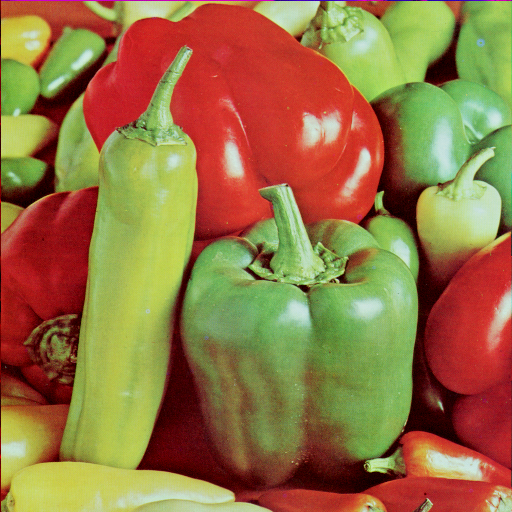
%> input picture PeppersRGB.bmp, 512 x 512 px
$ octave Test_2_2.m   (GNU Octave 9; MATLAB toolbox functions it lacks are replaced by stand-ins)
%> lines starting %> are read from the running program, lines starting %| are printed output that depends on the picture
### RGBtoYCbCr.m
function [YCbCr] = RGBtoYCbCr(imageRGB)
%Receives (input): An image in RGB format (the same format delivered by Matllab function imread).
%Returns (output): A type 'cell' with three containers each corresponding to the image planes Y, Cb y Cr.
imageRGB_normalized = im2double(imageRGB);
Er = imageRGB_normalized(:,:,1);
Eg = imageRGB_normalized(:,:,2);
Eb = imageRGB_normalized(:,:,3);

Ey = 0.299*Er + 0.587*Eg + 0.114*Eb;
Er_Ey =  0.701*Er - 0.587*Eg - 0.114*Eb;
Eb_Ey =  -0.299*Er - 0.587*Eg + 0.886*Eb;

Kb = 0.5/0.886;
Kr = 0.5/0.701;

ECb = Kb*Eb_Ey;
ECr = Kr*Er_Ey;

%Y = im2uint8(219*Ey+16);
%Cb = im2uint8(224*ECb + 128);
%Cr = im2uint8(224*ECr + 128);

Y = uint8(219*Ey+16);
Cb = uint8(224*ECb + 128);
Cr = uint8(224*ECr + 128);
YCbCr = {Y, Cb, Cr};
end

### conv444to422.m
function [YCbCr422] = conv444to422(YCbCr444)
Y = YCbCr444{1};
Cb = YCbCr444{2};
Cr = YCbCr444{3};
[height,width] = size(Y);
Cb = imresize(Cb, [height, width/2], 'nearest');
Cr = imresize(Cr, [height, width/2], 'nearest');
YCbCr422 = {Y, Cb, Cr};
end

### conv422to444.m
function [YCbCr444] = conv422to444(YCbCr422)
Y = YCbCr422{1};
Cb = YCbCr422{2};
Cr = YCbCr422{3};
[height,width] = size(Cr);
Cb = imresize(Cb, [height, width*2], 'nearest');
Cr = imresize(Cr, [height, width*2], 'nearest');

YCbCr444 = {Y, Cb, Cr};
end

### YCbCrtoRGB.m
function [imageRGB] = YCbCrtoRGB(YCbCr)
%Receives (input): A type 'cell' with three containers each corresponding to the image planes Y, Cb y Cr.
%Returns (output): An image in RGB format (size: rows x columns x 3) resulting from the conversion.
Y = YCbCr{1};
Cb = YCbCr{2};
Cr = YCbCr{3};

Ey = (double(Y) -16)/219;
ECb = (double(Cb) - 128)/224;
ECr = (double(Cr) - 128)/224;

Kb = 0.5/0.8886;
Kr = 0.5/0.701;


Eb_Ey = ECb / Kb;
Er_Ey = ECr/ Kr;


Er = Ey + Er_Ey;
Eg = Ey + (-299*Er_Ey-114*Eb_Ey)/587;
Eb = Ey + Eb_Ey;

imageRGB_normalized(:,:,1)= Er;
imageRGB_normalized(:,:,2)= Eg;
imageRGB_normalized(:,:,3)= Eb;

imageRGB = im2uint8(imageRGB_normalized);


end

### conv444to420.m
function [YCbCr420] = conv444to420(YCbCr444)
Y = YCbCr444{1};
Cb = YCbCr444{2};
Cr = YCbCr444{3};
[height,width] = size(Y);
Cb = imresize(Cb, [height/2, width/2], 'nearest');
Cr = imresize(Cr, [height/2, width/2], 'nearest');

YCbCr420 = {Y, Cb, Cr};
end

### conv420to444.m
function [YCbCr444] = conv420to444(YCbCr420)
Y = YCbCr420{1};
Cb = YCbCr420{2};
Cr = YCbCr420{3};

[height,width] = size(Cr);
Cb = imresize(Cb, [height*2, width*2], 'nearest');
Cr = imresize(Cr, [height*2, width*2], 'nearest');

YCbCr444 = {Y, Cb, Cr};
end

### Test_2_2.m
imageRGB = imread('PeppersRGB.bmp');
%> imageRGB is the input picture: size 512x512x3 uint8; mean R, G, B 149.8, 115.6, 66.5
imageYCbCr = RGBtoYCbCr(imageRGB);
%> in RGBtoYCbCr, `Cr = uint8(224*ECr + 128);`:
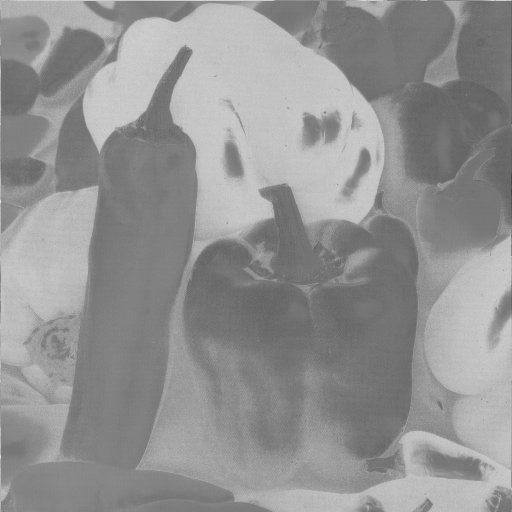
%> Cr: size 512x512 uint8; min 67, max 224, mean 146.5
%> in RGBtoYCbCr, `YCbCr = {Y, Cb, Cr};`: YCbCr = 3 items
%> imageYCbCr = 3 items
imageYCbCr422 = conv444to422(imageYCbCr);
%> in conv444to422, `Cr = imresize(Cr, [height, width/2], 'nearest');`:
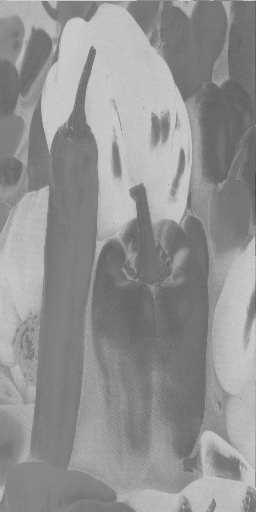
%> Cr: size 512x256 uint8; min 67, max 213, mean 146.5
%> imageYCbCr422 = 3 items
imageYCbCr444 = conv422to444(imageYCbCr422);
%> imageYCbCr444 = 3 items
imageRGBReconstructed = YCbCrtoRGB(imageYCbCr444);
%> in YCbCrtoRGB, `Eg = Ey + (-299*Er_Ey-114*Eb_Ey)/587;`:
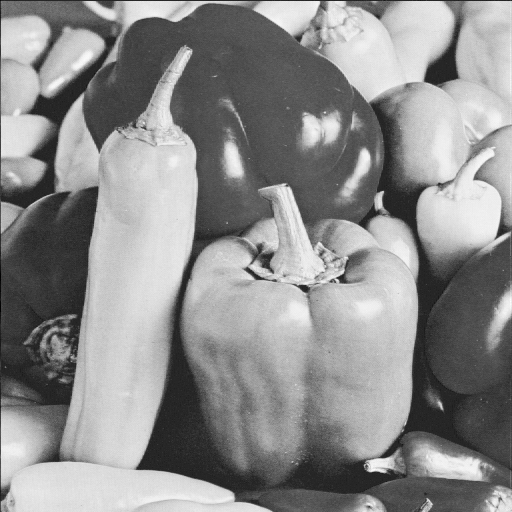
%> Eg: size 512x512 double; min -0.169, max 0.954, mean 0.454; drawn with min black and max white
%> in YCbCrtoRGB, `Eb = Ey + Eb_Ey;`:
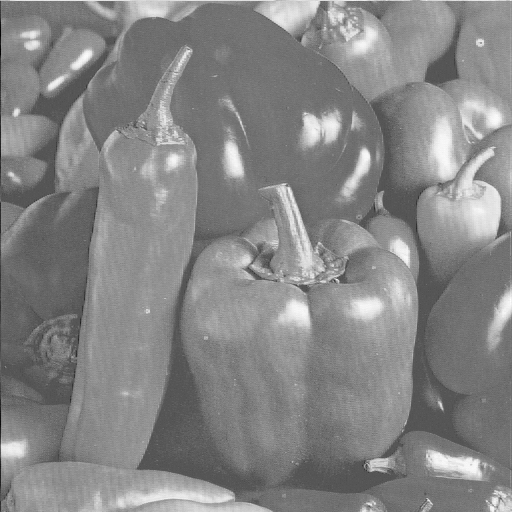
%> Eb: size 512x512 double; min -0.462, max 0.912, mean 0.26; drawn with min black and max white
%> in YCbCrtoRGB, `imageRGB_normalized(:,:,3)= Eb;`:
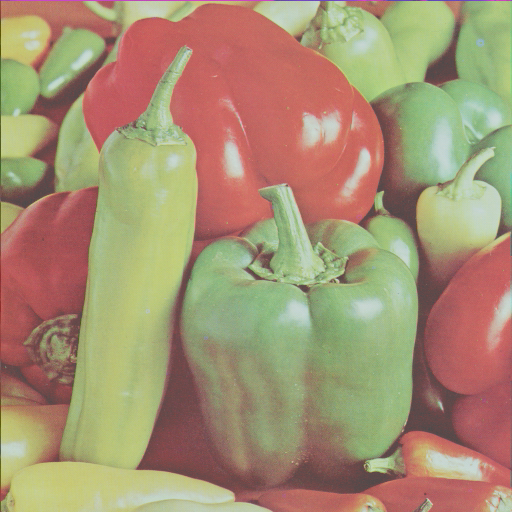
%> imageRGB_normalized: size 512x512x3 double; mean R, G, B 0.587, 0.454, 0.26; drawn with min black and max white
subplot(2,2,1);
imshow(imageRGB);
subplot(2,2,2);
imshow(imageRGBReconstructed);

psnr(imageRGBReconstructed,imageRGB)
%> ans = 32.86


imageYCbCr = RGBtoYCbCr(imageRGB);
imageYCbCr420 = conv444to420(imageYCbCr);
%> in conv444to420, `YCbCr420 = {Y, Cb, Cr};`: YCbCr420 = 3 items
%> imageYCbCr420 = 3 items
imageYCbCr444 = conv420to444(imageYCbCr420);
imageRGBReconstructed = YCbCrtoRGB(imageYCbCr444);
%> in YCbCrtoRGB (call 2), `ECb = (double(Cb) - 128)/224;`:
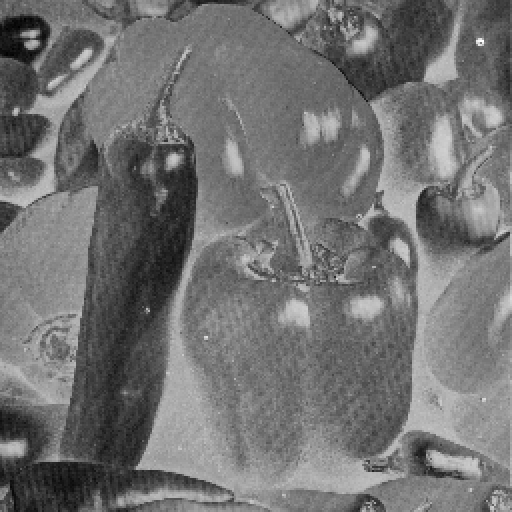
%> ECb: size 512x512 double; min -0.286, max 0.0848, mean -0.12; drawn with min black and max white
%> in YCbCrtoRGB (call 2), `ECr = (double(Cr) - 128)/224;`:
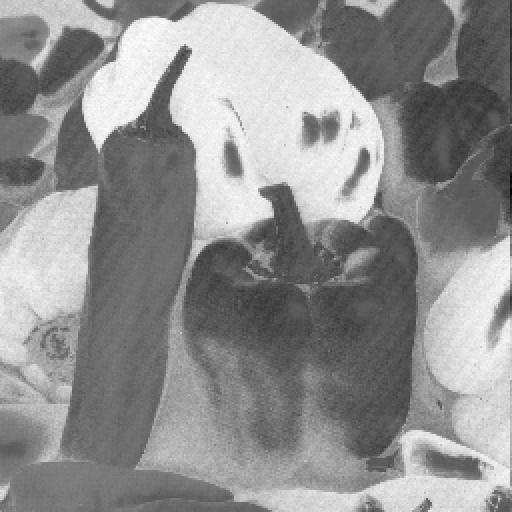
%> ECr: size 512x512 double; min -0.272, max 0.353, mean 0.0821; drawn with min black and max white

subplot(2,2,3);
imshow(imageRGB);
subplot(2,2,4);
imshow(imageRGBReconstructed);

psnr(imageRGBReconstructed,imageRGB)
%> ans = 29.35
